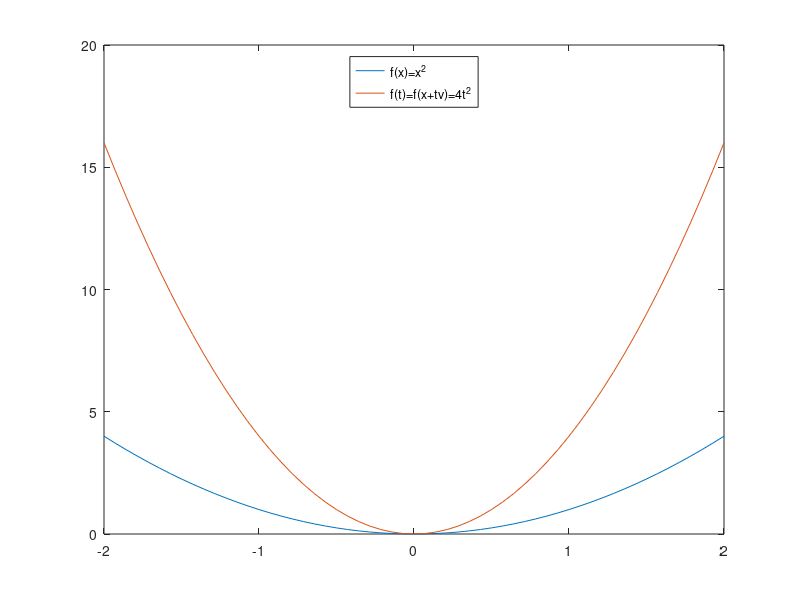

The MATLAB source for this figure: (Note: this script raises an error after producing the figure.)
function RestrictLineConvex

close all;
figure(1);
fplot(@(x)x.^2, [-2 2]);

hold on;
x0 = 0;
v = 2;
fplot(@(t) (x0 + t*v).^2, [-2 2]);
legend('f(x)=x^2', 'f(t)=f(x+tv)=4t^2', 'Location', 'north')

figure(2);
f = @(x, y) x.^2 + y.^2;
fmesh(f)
xlabel('x');
ylabel('y');
zlabel('z');
title('$f(x) = x_1^2+x_2^2$', 'interpreter', 'latex')

hold on;
x0 = [0  0];
v = [1 1];
patch([-5 -5 5 5], [-5 -5 5 5], [-10 50 50 10], 'r')

figure(3)
fplot(@(t) (2*t).^2, [-2 2]);
title('$f(t)=f(x+tv)=2t^2$', 'interpreter', 'latex')
end



